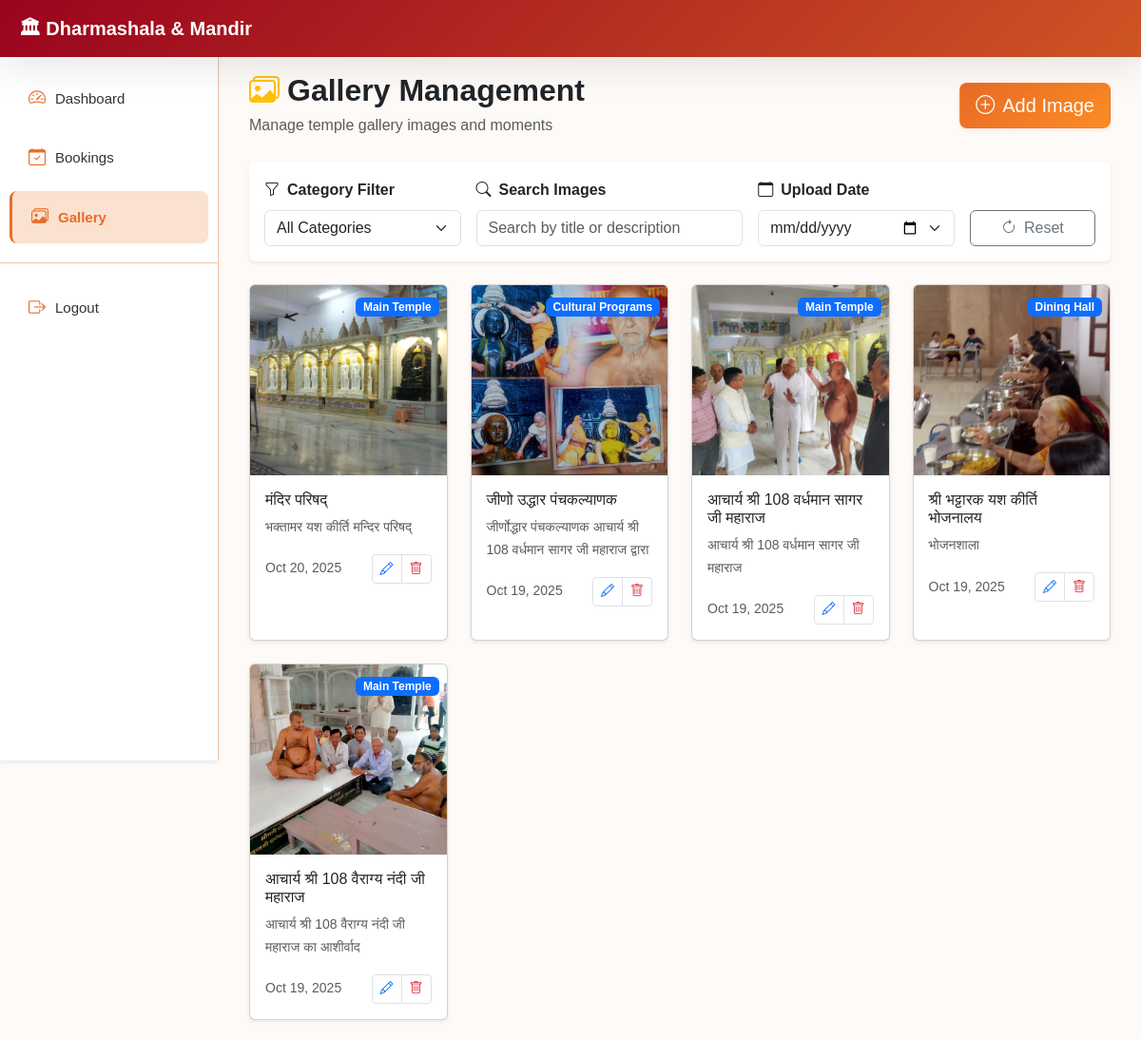
/api/gallary/ (signed in), run on the app's committed database.
### booking/models.py (models this page shows, shortened)
class Gallery(models.Model):
    CATEGORY_CHOICES = [
        ('temple', 'Main Temple'),
        ('prayers', 'Morning Prayers'),
        ('cultural', 'Cultural Programs'),
        ('accommodation', 'Accommodation'),
        ('dining', 'Dining Hall'),
        ('gardens', 'Temple Gardens'),
        ('festivals', 'Festivals'),
        ('ceremonies', 'Ceremonies'),
    ]
    title = models.CharField(max_length=255)
    description = models.TextField(blank=True, null=True)
    category = models.CharField(max_length=50, choices=CATEGORY_CHOICES)
    image = models.ImageField(upload_to='gallery_images/')
    is_active = models.BooleanField(default=True)
    created_at = models.DateTimeField(auto_now_add=True)

### booking/views.py (the view)
# urls.py: path('gallary/', views.gallery_page, name='gallary'),
@custom_login_required
def gallery_page(request):
    galleries = Gallery.objects.all().order_by('-created_at')
    return render(request, 'gallary.html', {'galleries': galleries})

### booking/views.py (called while the page is built, shortened)
def custom_login_required(view_func):
    @wraps(view_func)
    def wrapper(request, *args, **kwargs):
        return view_func(request, *args, **kwargs)
    return wrapper

### templates/gallary.html (shortened to what this page needs)
{% extends 'base.html' %}
{% load static %}
{% load django_bootstrap5 %}
{% block content %}
<div class="container-fluid">
    <div class="row mb-4">
        <div class="col-12">
            <div class="d-flex justify-content-between align-items-center">
                <div>
                    <h2 class="fw-bold text-dark mb-1">
                        <i class="bi bi-images text-warning me-2"></i>Gallery Management
                    </h2>
                    <p class="text-muted mb-0">Manage temple gallery images and moments</p>
                </div>
                <button class="btn btn-lg text-white shadow-sm" style="background: var(--gradient-primary);" data-bs-toggle="modal" data-bs-target="#addImageModal">
                    <i class="bi bi-plus-circle me-2"></i>Add Image
                </button>
            </div>
        </div>
    </div>
    <div class="card border-0 shadow-sm mb-4" style="background: var(--sidebar-bg);">
        <div class="card-body">
            <div class="row g-3">
                <div class="col-md-3">
                    <label class="form-label fw-semibold">
                        <i class="bi bi-funnel me-2"></i>Category Filter
                    </label>
                    <select class="form-select" id="categoryFilter">
                        <option value="">All Categories</option>
                    </select>
                </div>
                <div class="col-md-4">
                    <label class="form-label fw-semibold">
                        <i class="bi bi-search me-2"></i>Search Images
                    </label>
                    <input type="text" class="form-control" id="searchImages" placeholder="Search by title or description">
                </div>
                <div class="col-md-3">
                    <label class="form-label fw-semibold">
                        <i class="bi bi-calendar me-2"></i>Upload Date
                    </label>
                    <input type="date" class="form-select" id="dateFilter">
                </div>
                <div class="col-md-2 d-flex align-items-end">
                    <button class="btn btn-outline-secondary w-100" onclick="clearFilters()">
                        <i class="bi bi-arrow-clockwise me-2"></i>Reset
                    </button>
                </div>
            </div>
        </div>
    </div>
    <div class="row g-4" id="galleryGrid">
        {% for gallery in galleries %}
        <div class="col-lg-3 col-md-4 col-sm-6 gallery-item" data-category="{{ gallery.category }}" data-title="{{ gallery.title|lower }}" data-date="{{ gallery.created_at|date:'Y-m-d' }}">
            <div class="card shadow-sm h-100">
                <div class="position-relative">
                    <img src="{{ gallery.image.url }}" class="card-img-top" alt="{{ gallery.title }}" style="height: 200px; object-fit: cover;">
                    <div class="position-absolute top-0 end-0 p-2">
                        <span class="badge bg-primary">{{ gallery.get_category_display }}</span>
                    </div>
                </div>
                <div class="card-body">
                    <h6 class="card-title">{{ gallery.title }}</h6>
                    <p class="card-text text-muted small">{{ gallery.description|truncatewords:10 }}</p>
                    <div class="d-flex justify-content-between align-items-center">
                        <small class="text-muted">{{ gallery.created_at|date:"M d, Y" }}</small>
                        <div class="btn-group">
                            <button class="btn btn-sm btn-outline-primary" onclick="editImage({{ gallery.id }})">
                                <i class="bi bi-pencil"></i>
                            </button>
                            <button class="btn btn-sm btn-outline-danger" onclick="deleteImage({{ gallery.id }}, '{{ gallery.title }}')">
                                <i class="bi bi-trash"></i>
                            </button>
                        </div>
                    </div>
                </div>
            </div>
        </div>
        {% empty %}
        <div class="col-12 text-center py-5">
            <i class="bi bi-images display-1 text-muted mb-3"></i>
            <h4 class="text-muted">No Images Found</h4>
            <p class="text-muted">Start by adding some beautiful temple moments!</p>
        </div>
        {% endfor %}
    </div>
</div>
{% endblock %}

### templates/base.html (shortened to what this page needs)
{% load django_bootstrap5 %}
{% load static %}
<!DOCTYPE html>
<html lang="en">
<head>
  {% bootstrap_css %}
  <link href="{% static 'css/style.css' %}" rel="stylesheet">
  <link rel="stylesheet" href="https://cdn.jsdelivr.net/npm/bootstrap-icons@1.10.5/font/bootstrap-icons.css">
</head>
<body>
  <nav class="navbar navbar-expand-lg navbar-dark" style="background: var(--gradient-nav);">
    <div class="container-fluid">
      <a class="navbar-brand fw-bold ms-2" href="#">
        🏛 Dharmashala & Mandir
      </a>
    </div>
  </nav>
  <nav class="sidebar shadow-sm" id="sidebarMenu">
    <ul class="nav flex-column py-3">
      <li class="nav-item">
        <a class="nav-link {% if request.resolver_match.url_name == 'dashboard' %}active{% endif %}"
           href="{% url 'dashboard' %}">
          <i class="bi bi-speedometer2"></i>
          <span>Dashboard</span>
        </a>
      </li>
      <li class="nav-item">
        <a class="nav-link {% if request.resolver_match.url_name == 'bookingByAdmin' %}active{% endif %}"
           href="{% url 'bookingByAdmin' %}">
          <i class="bi bi-calendar-check"></i>
          <span>Bookings</span>
        </a>
      </li>
      <li class="nav-item">
        <a class="nav-link {% if request.resolver_match.url_name == 'gallary' %}active{% endif %}"
           href="{% url 'gallary' %}">
          <i class="bi bi-images"></i>
          <span>Gallery</span>
        </a>
      </li>
      <li class="nav-item mt-3 pt-3" style="border-top: 1px solid var(--sidebar-border);">
        <a class="nav-link" href="{% url 'logout' %}">
          <i class="bi bi-box-arrow-right"></i>
          <span>Logout</span>
        </a>
      </li>
    </ul>
  </nav>
  <main>
    {% block content %}{% endblock %}
  </main>
</body>
</html>

### static/css/style.css (style rules this page uses)
:root { --primary-orange: #E96C28; --primary-red: #9A031E; --secondary-red: #CE5524; --gradient-primary: linear-gradient(135deg, #E96C28 0%, #FB8B24 100%); --gradient-nav: linear-gradient(135deg, #9A031E 0%, #CE5524 100%); --gradient-footer: #FB8B24; --gradient-hero: linear-gradient(135deg, rgba(233, 108, 40, 0.9) 0%, rgba(251, 139, 36, 0.9) 100%); --shadow-soft: 0 10px 40px rgba(0, 0, 0, 0.1); --shadow-hover: 0 20px 60px rgba(0, 0, 0, 0.15); }
* { margin: 0; padding: 0; box-sizing: border-box; }
body { font-family: 'Poppins', sans-serif; scroll-behavior: smooth; overflow-x: hidden; line-height: 1.7; background-color: #ffffff; }

### templates/base.html (style rules this page uses)
:root { --primary-orange: #E96C28; --primary-red: #9A031E; --light-font-color:#8a9198; --secondary-red: #CE5524; --gradient-primary: linear-gradient(135deg, #E96C28 0%, #FB8B24 100%); --gradient-nav: linear-gradient(135deg, #9A031E 0%, #CE5524 100%); --gradient-footer: #FB8B24; --gradient-hero: linear-gradient(135deg, rgba(233, 108, 40, 0.9) 0%, rgba(251, 139, 36, 0.9) 100%); --shadow-soft: 0 10px 40px rgba(0, 0, 0, 0.1); --shadow-hover: 0 20px 60px rgba(0, 0, 0, 0.15); --sidebar-bg: #fff; --sidebar-hover: #fdf3ec; --sidebar-active: #fbe1d0; --sidebar-border: #f0c7aa; --sidebar-width: 230px; }
* { box-sizing: border-box; }
body { font-family: "Poppins", sans-serif; margin: 0; padding: 0; background: #fefaf7; overflow-x: hidden; }
.navbar { position: fixed; top: 0; left: 0; right: 0; z-index: 1100; box-shadow: var(--shadow-soft); }
.sidebar { position: fixed; top: 56px; left: 0; width: var(--sidebar-width); height: calc(100vh - 56px); overflow-y: auto; overflow-x: hidden; background: var(--sidebar-bg); border-right: 1px solid var(--sidebar-border); z-index: 1095; transition: transform 0.3s ease; }
.sidebar .nav-link { font-size: 15px; font-weight: 500; color: #333; padding: 12px 20px; border-radius: 8px; margin: 4px 10px; display: flex; align-items: center; gap: 8px; transition: all 0.3s ease; white-space: nowrap; }
.sidebar .nav-link.active { background: var(--sidebar-active); font-weight: 600; color: var(--primary-orange); border-left: 3px solid var(--primary-orange); }
.sidebar .nav-link i { font-size: 18px; color: var(--primary-orange); min-width: 20px; }
main { margin-top: 56px; margin-left: var(--sidebar-width); padding: 20px; min-height: calc(100vh - 56px); transition: margin-left 0.3s ease; }

### templates/gallary.html (style rules this page uses)
.gallery-item { transition: all 0.3s ease; }
.card-img-top { transition: all 0.3s ease; }
.btn-group .btn { border: 1px solid #dee2e6; }

### data on the page
Gallery: image (picture), category "Main Temple", title "मंदिर परिषद्", description "भक्तामर यश कीर्ति मन्दिर परिषद्", created_at "Oct 20, 2025"
Gallery: image (picture), category "Cultural Programs", title "जीणो उद्धार पंचकल्याणक", description "जीर्णोद्धार पंचकल्याणक आचार्य श्री 108 वर्धमान सागर जी महाराज द्वारा", created_at "Oct 19, 2025"
Gallery: image (picture), category "Main Temple", title "आचार्य श्री 108 वर्धमान सागर जी महाराज", description "आचार्य श्री 108 वर्धमान सागर जी महाराज", created_at "Oct 19, 2025"
Gallery: image (picture), category "Dining Hall", title "श्री भट्टारक यश कीर्ति भोजनालय", description "भोजनशाला", created_at "Oct 19, 2025"
Gallery: image (picture), category "Main Temple", title "आचार्य श्री 108 वैराग्य नंदी जी महाराज", description "आचार्य श्री 108 वैराग्य नंदी जी महाराज का आशीर्वाद", created_at "Oct 19, 2025"
